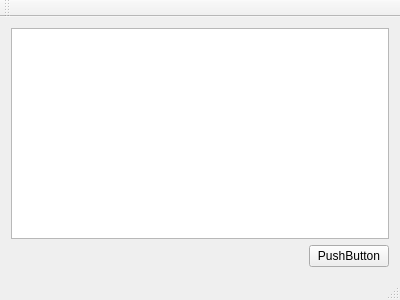
<?xml version="1.0" encoding="UTF-8"?>
<ui version="4.0">
 <class>MainWindow</class>
 <widget class="QMainWindow" name="MainWindow">
  <property name="geometry">
   <rect>
    <x>0</x>
    <y>0</y>
    <width>400</width>
    <height>300</height>
   </rect>
  </property>
  <property name="windowTitle">
   <string>MainWindow</string>
  </property>
  <widget class="QWidget" name="centralWidget">
   <layout class="QVBoxLayout" name="verticalLayout">
    <item>
     <widget class="QTextEdit" name="textEdit"/>
    </item>
    <item>
     <layout class="QGridLayout" name="gridLayout">
      <item row="0" column="1">
       <widget class="QPushButton" name="pushButton">
        <property name="text">
         <string>PushButton</string>
        </property>
       </widget>
      </item>
      <item row="0" column="0">
       <spacer name="horizontalSpacer">
        <property name="orientation">
         <enum>Qt::Horizontal</enum>
        </property>
        <property name="sizeHint" stdset="0">
         <size>
          <width>40</width>
          <height>20</height>
         </size>
        </property>
       </spacer>
      </item>
     </layout>
    </item>
   </layout>
  </widget>
  <widget class="QMenuBar" name="menuBar">
   <property name="geometry">
    <rect>
     <x>0</x>
     <y>0</y>
     <width>400</width>
     <height>23</height>
    </rect>
   </property>
  </widget>
  <widget class="QToolBar" name="mainToolBar">
   <attribute name="toolBarArea">
    <enum>TopToolBarArea</enum>
   </attribute>
   <attribute name="toolBarBreak">
    <bool>false</bool>
   </attribute>
  </widget>
  <widget class="QStatusBar" name="statusBar"/>
 </widget>
 <layoutdefault spacing="6" margin="11"/>
 <resources/>
 <connections/>
</ui>
